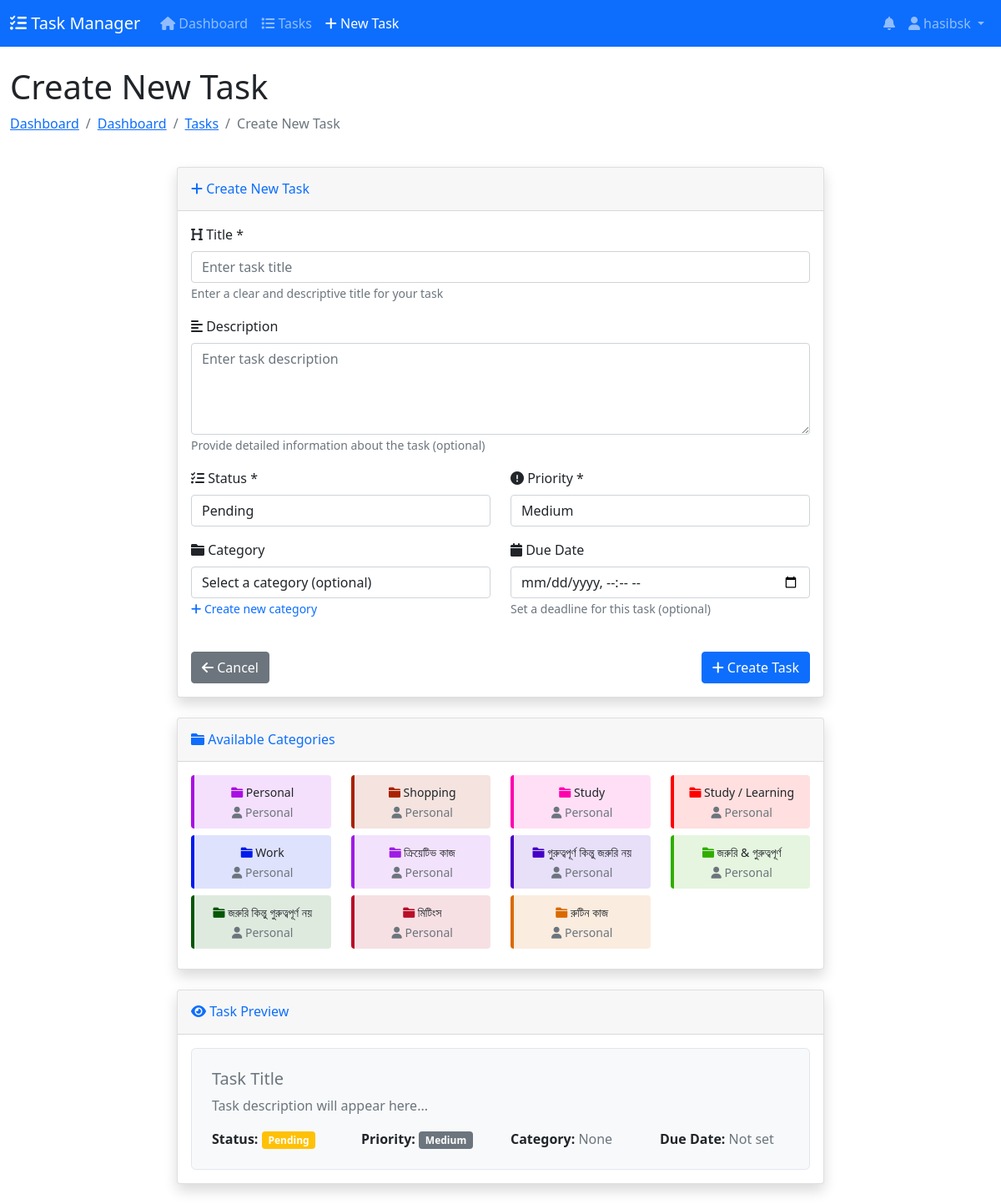
The page /tasks/tasks/create/ (signed in) on the database its author committed.
### tasks/models.py (models this page shows, shortened)
class Category(models.Model):
    name = models.CharField(max_length=100)
    color = models.CharField(max_length=7, default='#007bff')  # HEX color
    user = models.ForeignKey(User, on_delete=models.CASCADE, null=True, blank=True)
    created_at = models.DateTimeField(auto_now_add=True)
    class Meta:
        verbose_name_plural = "Categories"
        ordering = ['name']
    def __str__(self):
        return self.name

### tasks/views.py (the view)
# urls.py: path('tasks/create/', views.task_create, name='task_create'),
@login_required
def task_create(request):
    if request.method == 'POST':
        form = TaskForm(request.POST, user=request.user)
        if form.is_valid():
            task = form.save(commit=False)
            task.user = request.user
            print(f"Creating task: {task.title}")
            print(f"Category: {task.category}")
            task.save()
            messages.success(request, 'Task created successfully!')
            return redirect('task_list')
        else:
            print("Form errors:", form.errors)
            messages.error(request, 'Please correct the errors below.')
    else:
        form = TaskForm(user=request.user)
        print(f"Category queryset for user {request.user}: {form.fields['category'].queryset}")
    context = {
        'form': form,
        'title': 'Create New Task'
    }
    return render(request, 'tasks/task_form.html', context)

### notifications/models.py (called while the page is built)
    @property
    def icon(self):
        icons = {
            'task_created': 'fas fa-plus-circle text-primary',
            'task_updated': 'fas fa-edit text-info',
            'task_completed': 'fas fa-check-circle text-success',
            'task_due': 'fas fa-clock text-warning',
            'task_overdue': 'fas fa-exclamation-triangle text-danger',
            'task_assigned': 'fas fa-user-plus text-primary',
            'system': 'fas fa-cog text-secondary',
        }
        return icons.get(self.notification_type, 'fas fa-bell')

### templates/tasks/task_form.html (shortened to what this page needs)
{% extends 'base.html' %}
{% load crispy_forms_tags %}
{% block header %}{{ title|default:'Create New Task' }}{% endblock %}
{% block breadcrumb %}
<li class="breadcrumb-item"><a href="{% url 'dashboard' %}">Dashboard</a></li>
<li class="breadcrumb-item"><a href="{% url 'task_list' %}">Tasks</a></li>
<li class="breadcrumb-item active">{{ title|default:'Create' }}</li>
{% endblock %}
{% block content %}
<div class="row justify-content-center">
    <div class="col-lg-8">
        <div class="card shadow mb-4">
            <div class="card-header py-3">
                <h6 class="m-0 font-weight-bold text-primary">
                    <i class="fas fa-{{ task|yesno:'edit,plus' }}"></i>
                    {{ title|default:'Create New Task' }}
                </h6>
            </div>
            <div class="card-body">
                <form method="post" id="taskForm">
                    <div class="mb-3">
                        <label for="id_title" class="form-label">
                            <i class="fas fa-heading"></i> Title *
                        </label>
                        <input type="text"
                               name="title"
                               id="id_title"
                               class="form-control {% if form.title.errors %}is-invalid{% endif %}"
                               value="{{ form.title.value|default:'' }}"
                               placeholder="Enter task title"
                               required>
                        <small class="form-text text-muted">
                            Enter a clear and descriptive title for your task
                        </small>
                    </div>
                    <div class="mb-3">
                        <label for="id_description" class="form-label">
                            <i class="fas fa-align-left"></i> Description
                        </label>
                        <textarea name="description"
                                  id="id_description"
                                  class="form-control {% if form.description.errors %}is-invalid{% endif %}"
                                  rows="4"
                                  placeholder="Enter task description">{{ form.description.value|default:'' }}</textarea>
                        <small class="form-text text-muted">
                            Provide detailed information about the task (optional)
                        </small>
                    </div>
                    <div class="row">
                        <div class="col-md-6 mb-3">
                            <label for="id_status" class="form-label">
                                <i class="fas fa-tasks"></i> Status *
                            </label>
                            <select name="status"
                                    id="id_status"
                                    class="form-control {% if form.status.errors %}is-invalid{% endif %}"
                                    required>
                                <option value="pending" {% if form.status.value == 'pending' %}selected{% endif %}>Pending</option>
                            </select>
                        </div>
                        <div class="col-md-6 mb-3">
                            <label for="id_priority" class="form-label">
                                <i class="fas fa-exclamation-circle"></i> Priority *
                            </label>
                            <select name="priority"
                                    id="id_priority"
                                    class="form-control {% if form.priority.errors %}is-invalid{% endif %}"
                                    required>
                                <option value="medium" {% if form.priority.value == 'medium' %}selected{% endif %}>Medium</option>
                            </select>
                        </div>
                    </div>
                    <div class="row">
                        <div class="col-md-6 mb-3">
                            <label for="id_category" class="form-label">
                                <i class="fas fa-folder"></i> Category
                            </label>
                            <select name="category"
                                    id="id_category"
                                    class="form-control {% if form.category.errors %}is-invalid{% endif %}">
                                <option value="">Select a category (optional)</option>
                            </select>
                            <small class="form-text text-muted">
                                <a href="{% url 'create_category' %}" class="text-decoration-none" target="_blank">
                                    <i class="fas fa-plus"></i> Create new category
                                </a>
                            </small>
                        </div>
                        <div class="col-md-6 mb-3">
                            <label for="due_date" class="form-label">
                                <i class="fas fa-calendar"></i> Due Date
                            </label>
                            <input type="datetime-local"
                                   name="due_date"
                                   id="due_date"
                                   class="form-control {% if form.due_date.errors %}is-invalid{% endif %}"
                                   value="{{ form.due_date.value|default:'' }}">
                            <small class="form-text text-muted">
                                Set a deadline for this task (optional)
                            </small>
                        </div>
                    </div>
                    <div class="d-flex justify-content-between mt-4">
                        <a href="{% url 'task_list' %}" class="btn btn-secondary">
                            <i class="fas fa-arrow-left"></i> Cancel
                        </a>
                        <button type="submit" class="btn btn-primary">
                            {% if task %}
                            <i class="fas fa-save"></i> Update Task
                            {% else %}
                            <i class="fas fa-plus"></i> Create Task
                            {% endif %}
                        </button>
                    </div>
                </form>
            </div>
        </div>
        <div class="card shadow mb-4">
            <div class="card-header py-3">
                <h6 class="m-0 font-weight-bold text-primary">
                    <i class="fas fa-folder"></i> Available Categories
                </h6>
            </div>
            <div class="card-body">
                {% if form.category.field.queryset %}
                <div class="row">
                    {% for category in form.category.field.queryset %}
                    <div class="col-md-3 mb-2">
                        <div class="category-badge p-2 rounded text-center"
                             style="background-color: {{ category.color }}20; border-left: 4px solid {{ category.color }};">
                            <small>
                                <i class="fas fa-folder" style="color: {{ category.color }}"></i>
                                {{ category.name }}
                            </small>
                            <br>
                            <small class="text-muted">
                                {% if category.user %}
                                <i class="fas fa-user"></i> Personal
                                {% else %}
                                <i class="fas fa-globe"></i> Global
                                {% endif %}
                            </small>
                        </div>
                    </div>
                    {% endfor %}
                </div>
                {% endif %}
            </div>
        </div>
        {% if not task %}
        <div class="card shadow mb-4">
            <div class="card-header py-3">
                <h6 class="m-0 font-weight-bold text-primary">
                    <i class="fas fa-eye"></i> Task Preview
                </h6>
            </div>
            <div class="card-body">
                <div class="task-preview">
                    <h5 id="previewTitle" class="text-muted">Task Title</h5>
                    <p id="previewDescription" class="text-muted">Task description will appear here...</p>
                    <div class="row">
                        <div class="col-md-3">
                            <strong>Status:</strong>
                            <span id="previewStatus" class="badge bg-warning">Pending</span>
                        </div>
                        <div class="col-md-3">
                            <strong>Priority:</strong>
                            <span id="previewPriority" class="badge bg-secondary">Medium</span>
                        </div>
                        <div class="col-md-3">
                            <strong>Category:</strong>
                            <span id="previewCategory" class="text-muted">None</span>
                        </div>
                        <div class="col-md-3">
                            <strong>Due Date:</strong>
                            <span id="previewDueDate" class="text-muted">Not set</span>
                        </div>
                    </div>
                </div>
            </div>
        </div>
        {% endif %}
    </div>
</div>
{% endblock %}

### templates/base.html (shortened to what this page needs)
<!DOCTYPE html>
<html lang="en">
<head>
    <link href="https://cdn.jsdelivr.net/npm/bootstrap@5.1.3/dist/css/bootstrap.min.css" rel="stylesheet">
    <link rel="stylesheet" href="https://cdnjs.cloudflare.com/ajax/libs/font-awesome/6.0.0/css/all.min.css">
    <link rel="stylesheet" href="https://cdnjs.cloudflare.com/ajax/libs/toastr.js/latest/toastr.min.css">
</head>
<body>
    <nav class="navbar navbar-expand-lg navbar-dark bg-primary">
        <div class="container-fluid">
            <a class="navbar-brand" href="{% url 'dashboard' %}">
                <i class="fas fa-tasks"></i> Task Manager
            </a>
            <div class="collapse navbar-collapse" id="navbarNav">
                <ul class="navbar-nav me-auto">
                    <li class="nav-item">
                        <a class="nav-link {% if request.resolver_match.url_name == 'dashboard' %}active{% endif %}"
                           href="{% url 'dashboard' %}">
                            <i class="fas fa-home"></i> Dashboard
                        </a>
                    </li>
                    <li class="nav-item">
                        <a class="nav-link {% if request.resolver_match.url_name == 'task_list' %}active{% endif %}"
                           href="{% url 'task_list' %}">
                            <i class="fas fa-list"></i> Tasks
                        </a>
                    </li>
                    <li class="nav-item">
                        <a class="nav-link {% if request.resolver_match.url_name == 'task_create' %}active{% endif %}"
                           href="{% url 'task_create' %}">
                            <i class="fas fa-plus"></i> New Task
                        </a>
                    </li>
                </ul>
                <ul class="navbar-nav">
                    <li class="nav-item dropdown">
                        <a class="nav-link position-relative" href="#" id="notificationDropdown"
                           role="button" data-bs-toggle="dropdown">
                            <i class="fas fa-bell"></i>
                        </a>
                    </li>
                    <li class="nav-item dropdown">
                        <a class="nav-link dropdown-toggle" href="#" id="userDropdown"
                           role="button" data-bs-toggle="dropdown">
                            <i class="fas fa-user"></i> {{ request.user.username }}
                        </a>
                    </li>
                </ul>
            </div>
        </div>
    </nav>
    <div class="container-fluid mt-4">
        <div class="row mb-4">
            <div class="col-12">
                <h1>{% block header %}{% endblock %}</h1>
                <nav aria-label="breadcrumb">
                    <ol class="breadcrumb">
                        <li class="breadcrumb-item"><a href="{% url 'dashboard' %}">Dashboard</a></li>
                        {% block breadcrumb %}{% endblock %}
                    </ol>
                </nav>
            </div>
        </div>
        {% block content %}{% endblock %}
    </div>
</body>
</html>

### templates/base.html (style rules this page uses)
:root { --primary-color: #4e73df; --secondary-color: #858796; --success-color: #1cc88a; --info-color: #36b9cc; --warning-color: #f6c23e; --danger-color: #e74a3b; }

### templates/tasks/task_form.html (style rules this page uses)
.category-badge { transition: transform 0.2s; cursor: pointer; }
select option { padding: 8px; }
select option:checked { background-color: var(--category-color) !important; color: white; }
.task-preview { background-color: #f8f9fa; border: 1px solid #e3e6f0; border-radius: 0.35rem; padding: 1.5rem; }

### rows shown on the page
Category: name "Personal"
Category: name "Shopping", shows "Personal"
Category: name "Study", shows "Personal"
Category: name "Study / Learning", shows "Personal"
Category: name "Work", shows "Personal"
Category: name "ক্রিয়েটিভ কাজ", shows "Personal"
Category: name "গুরুত্বপূর্ণ কিন্তু জরুরি নয়", shows "Personal"
Category: name "জরুরি & গুরুত্বপূর্ণ", shows "Personal"
Category: name "জরুরি কিন্তু গুরুত্বপূর্ণ নয়", shows "Personal"
Category: name "মিটিংস", shows "Personal"
Category: name "রুটিন কাজ", shows "Personal"

### other values the page prints
{{ request.user.username }} "hasibsk"
{{ title|default:'Create New Task' }} "Create New Task"
{{ title|default:'Create' }} "Create New Task"
